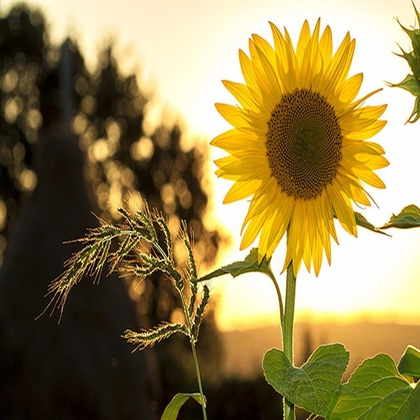
%> input picture Sample Images/5.jpg, 420 x 420 px, shrunk from 800 x 800 before the run
$ octave edge_filter.m   (GNU Octave 9; MATLAB toolbox functions it lacks are replaced by stand-ins)
%> lines starting %> are read from the running program, lines starting %| are printed output that depends on the picture
img = imread('5.jpg');
%> img is the input picture: size 420x420x3 uint8; mean R, G, B 146.3, 128.8, 79.6

I = rgb2gray(img);
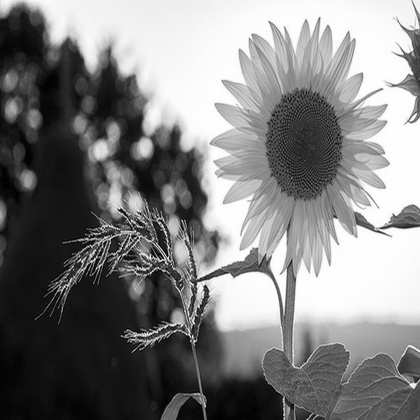
%> I: size 420x420 uint8; min 1, max 255, mean 128.4

N = 5;
kernel = [-1 0 1; -N 0 N; -1 0 1];

[m,n] = size(I);
%> m = 420; n = 420
out = zeros(m,n);
Im = padarray(I,[1,1]);
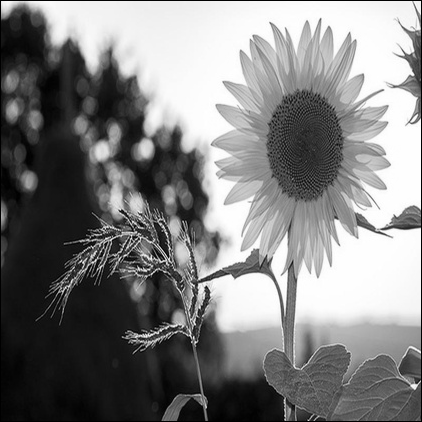
%> Im: size 422x422 uint8; min 0, max 255, mean 127.2

imshow(img);
pause(1);
count=0;
 for i = 1:m
    for j =1:n
        temp = Im(i:i+2, j:j+2);
        temp = double(temp);
        conv = temp .* kernel;
        out(i,j) = sum( conv(:) );
    end
    if mod(i,10) == 0
        cla reset
        imshow(uint8(out));
        drawnow;
        count=count+1;
    end
end
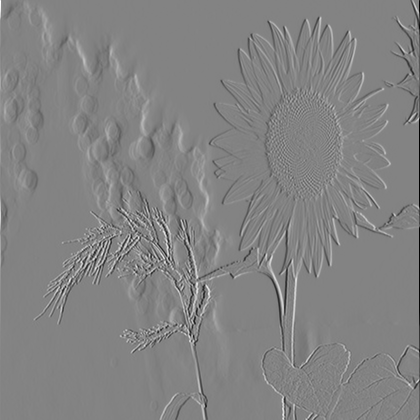
%> out: size 420x420 double; min -1778, max 1681, mean 2.2; drawn with min black and max white
%> after the loop, count = 42
disp(count);
%| 42
out = uint8(out);
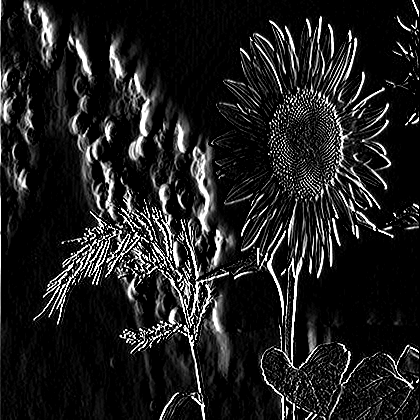
%> out: size 420x420 uint8; min 0, max 255, mean 32

figure(1);
set(gcf,'Position',get(0,'screensize'));
subplot(1,2,1),imshow(img),title('original');
subplot(1,2,2),imshow(out),title('Edge filter');

$ run again, with Sample Images/10.jpg copied over Sample Images/5.jpg
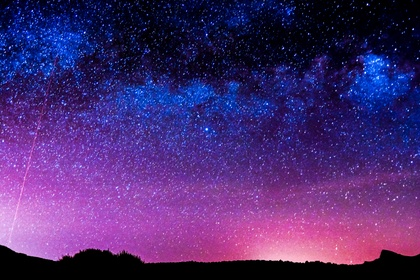
%> input picture Sample Images/10.jpg, 420 x 280 px, shrunk from 2550 x 1700 before the run
%> img is the input picture: size 280x420x3 uint8; mean R, G, B 74.4, 42.6, 113.5
%> after the loop `for i = 1:m`:
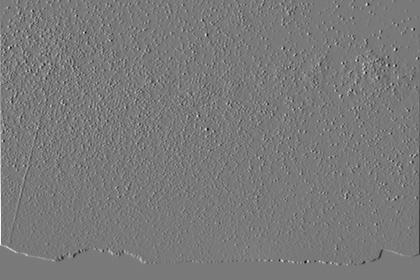
%> out: size 280x420 double; min -1346, max 1468, mean -0.7; drawn with min black and max white
%> after the loop `for i = 1:m`: count = 28
%| 28
%> `out = uint8(out);`:
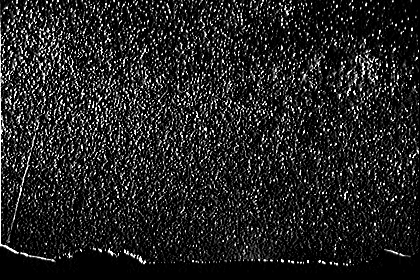
%> out: size 280x420 uint8; min 0, max 255, mean 35.2

$ run again, with Sample Images/4.jpg copied over Sample Images/5.jpg
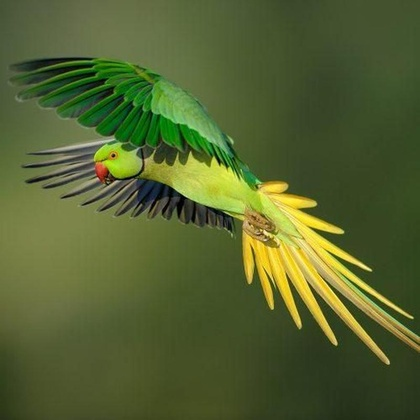
%> input picture Sample Images/4.jpg, 420 x 420 px, shrunk from 800 x 800 before the run
%> img is the input picture: size 420x420x3 uint8; mean R, G, B 84.3, 98, 48.3
%> after the loop `for i = 1:m`:
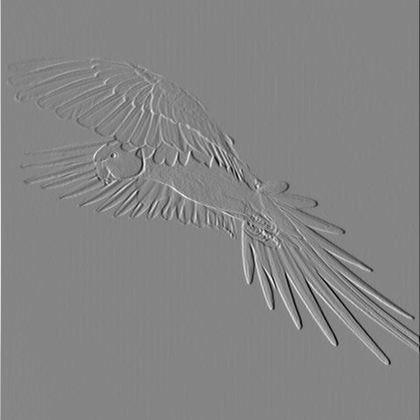
%> out: size 420x420 double; min -1124, max 1033, mean -0.4; drawn with min black and max white
%> after the loop `for i = 1:m`: count = 42
%| 42
%> `out = uint8(out);`:
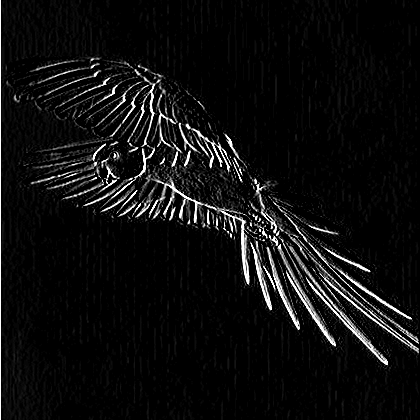
%> out: size 420x420 uint8; min 0, max 255, mean 14.7

$ run again, with Sample Images/8.jpg copied over Sample Images/5.jpg
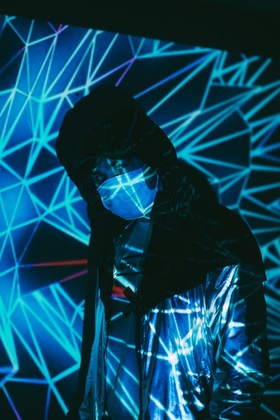
%> input picture Sample Images/8.jpg, 280 x 420 px, shrunk from 500 x 749 before the run
%> img is the input picture: size 420x280x3 uint8; mean R, G, B 11.4, 69.8, 93.2
%> after the loop `for i = 1:m`:
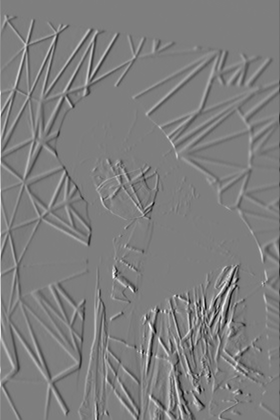
%> out: size 420x280 double; min -1352, max 1368, mean -1; drawn with min black and max white
%> after the loop `for i = 1:m`: count = 42
%| 42
%> `out = uint8(out);`:
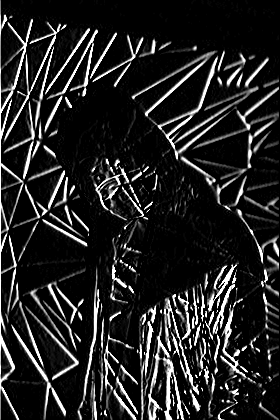
%> out: size 420x280 uint8; min 0, max 255, mean 35.6
